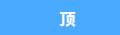
<?xml version="1.0" encoding="UTF-8"?>
<ui version="4.0">
 <class>MainWindow</class>
 <widget class="QMainWindow" name="MainWindow">
  <property name="geometry">
   <rect>
    <x>0</x>
    <y>0</y>
    <width>120</width>
    <height>35</height>
   </rect>
  </property>
  <property name="minimumSize">
   <size>
    <width>120</width>
    <height>35</height>
   </size>
  </property>
  <property name="maximumSize">
   <size>
    <width>120</width>
    <height>35</height>
   </size>
  </property>
  <property name="windowTitle">
   <string>-</string>
  </property>
  <widget class="QWidget" name="centralwidget">
   <property name="sizePolicy">
    <sizepolicy hsizetype="Fixed" vsizetype="Fixed">
     <horstretch>0</horstretch>
     <verstretch>0</verstretch>
    </sizepolicy>
   </property>
   <property name="minimumSize">
    <size>
     <width>120</width>
     <height>35</height>
    </size>
   </property>
   <property name="maximumSize">
    <size>
     <width>120</width>
     <height>35</height>
    </size>
   </property>
   <layout class="QHBoxLayout" name="horizontalLayout_2">
    <property name="spacing">
     <number>0</number>
    </property>
    <property name="leftMargin">
     <number>0</number>
    </property>
    <property name="topMargin">
     <number>0</number>
    </property>
    <property name="rightMargin">
     <number>0</number>
    </property>
    <property name="bottomMargin">
     <number>0</number>
    </property>
    <item>
     <layout class="QHBoxLayout" name="horizontalLayout">
      <property name="spacing">
       <number>0</number>
      </property>
      <item>
       <widget class="QPushButton" name="main_move">
        <property name="minimumSize">
         <size>
          <width>15</width>
          <height>35</height>
         </size>
        </property>
        <property name="maximumSize">
         <size>
          <width>15</width>
          <height>35</height>
         </size>
        </property>
        <property name="styleSheet">
         <string notr="true">QPushButton{background-color:#4aabfe;color:#ffffff;font-weight:bold;border-image:url();border:0;}
QPushButton:hover{background-color:#5bbcff;}
QPushButton:pressed{background-color:#5bbcff;}</string>
        </property>
        <property name="text">
         <string/>
        </property>
       </widget>
      </item>
      <item>
       <widget class="QPushButton" name="main_convert">
        <property name="minimumSize">
         <size>
          <width>35</width>
          <height>35</height>
         </size>
        </property>
        <property name="maximumSize">
         <size>
          <width>35</width>
          <height>35</height>
         </size>
        </property>
        <property name="styleSheet">
         <string notr="true">QPushButton{background-color:#4aabfe;color:#ffffff;font-weight:bold;border-image:url();border-image:url(:/img/icon.png);border:0;}
QPushButton:hover{background-color:#5bbcff;}
QPushButton:pressed{background-color:#5bbcff;}</string>
        </property>
        <property name="text">
         <string/>
        </property>
       </widget>
      </item>
      <item>
       <widget class="QPushButton" name="main_top">
        <property name="minimumSize">
         <size>
          <width>35</width>
          <height>35</height>
         </size>
        </property>
        <property name="maximumSize">
         <size>
          <width>35</width>
          <height>35</height>
         </size>
        </property>
        <property name="font">
         <font>
          <family>Microsoft YaHei UI</family>
          <pointsize>12</pointsize>
          <weight>75</weight>
          <bold>true</bold>
         </font>
        </property>
        <property name="styleSheet">
         <string notr="true">QPushButton{background-color:#4aabfe;color:#ffffff;font-weight:bold;border-image:url();border:0;}
QPushButton:hover{background-color:#5bbcff;}
QPushButton:pressed{background-color:#5bbcff;}</string>
        </property>
        <property name="text">
         <string>顶</string>
        </property>
       </widget>
      </item>
      <item>
       <widget class="QPushButton" name="main_close">
        <property name="minimumSize">
         <size>
          <width>35</width>
          <height>35</height>
         </size>
        </property>
        <property name="maximumSize">
         <size>
          <width>35</width>
          <height>35</height>
         </size>
        </property>
        <property name="font">
         <font>
          <family>Microsoft YaHei UI</family>
          <pointsize>12</pointsize>
          <weight>75</weight>
          <bold>true</bold>
         </font>
        </property>
        <property name="styleSheet">
         <string notr="true">QPushButton{background-color:#4aabfe;color:#ffffff;font-weight:bold;border-image:url(:/img/close.png);border:5px 5px 5px 5px;}
QPushButton:hover{background-color:#ff5747;}
QPushButton:pressed{background-color:#5bbcff;}</string>
        </property>
        <property name="text">
         <string/>
        </property>
        <property name="iconSize">
         <size>
          <width>16</width>
          <height>16</height>
         </size>
        </property>
       </widget>
      </item>
     </layout>
    </item>
   </layout>
  </widget>
 </widget>
 <resources/>
 <connections/>
</ui>
